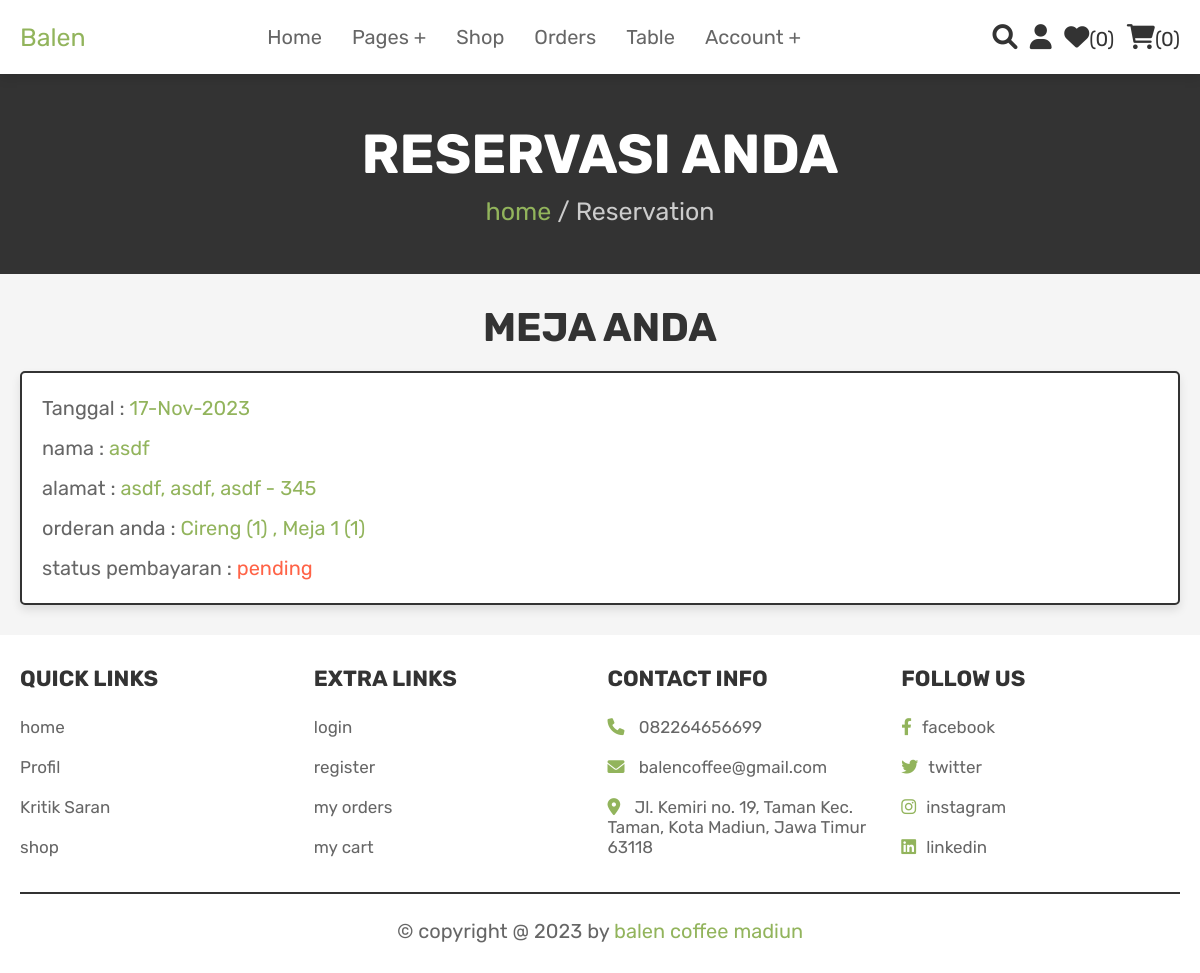
/booked.php (signed in), run on an earlier commit of the app's database.
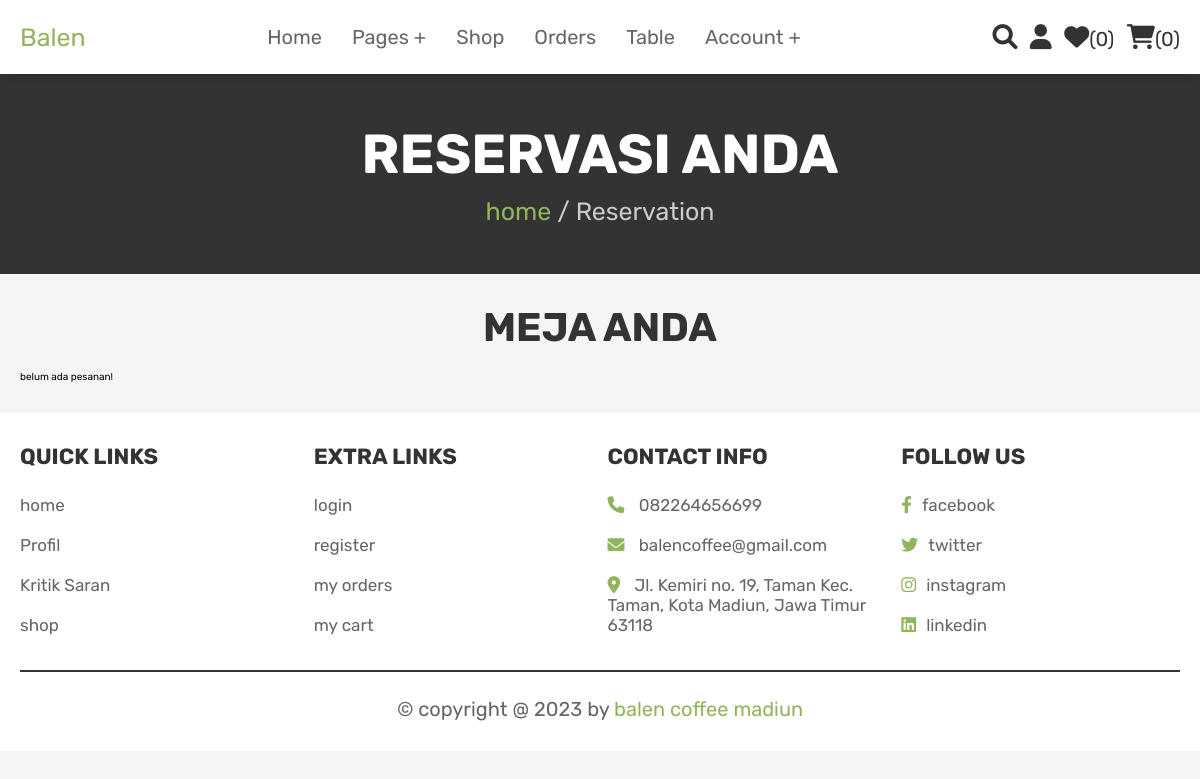
And on a later commit of the database.
### tables this page shows
CREATE TABLE `booked` (
  `id` int(100) NOT NULL,
  `user_id` int(100) NOT NULL,
  `name` varchar(100) NOT NULL,
  `email` varchar(100) NOT NULL,
  `address` varchar(500) NOT NULL,
  `total_products` varchar(1000) NOT NULL,
  `placed_on` varchar(50) NOT NULL,
  `booking_date` date DEFAULT NULL,
  `booking_time` varchar(30) DEFAULT NULL,
  `payment_status` varchar(20) NOT NULL DEFAULT 'pending',
  `type` enum('product','table') NOT NULL
);

### booked.php (the view, shortened to what this page needs)
<?php
@include 'config.php';
$user_id = $_SESSION['user_id'];
?>
<!DOCTYPE html>
<html lang="en">
<head>
   <link rel="stylesheet" href="https://cdnjs.cloudflare.com/ajax/libs/font-awesome/6.0.0/css/all.min.css">
   <link rel="stylesheet" href="css/style.css">
</head>
<body>
<?php @include 'header.php'; ?>
<section class="heading">
    <h3>Reservasi Anda</h3>
    <p> <a href="home.php">home</a> / Reservation </p>
</section>
<section class="placed-orders">
    <h1 class="title">Meja Anda</h1>
    <div class="box-container">
    <?php
        $select_orders = mysqli_query($conn, "SELECT * FROM `booked` WHERE user_id = '$user_id'") or die('query failed');
        if(mysqli_num_rows($select_orders) > 0){
            while($fetch_orders = mysqli_fetch_assoc($select_orders)){
    ?>
    <div class="box">
        <p> Tanggal : <span><?php echo $fetch_orders['placed_on']; ?></span> </p>
        <p> nama : <span><?php echo $fetch_orders['name']; ?></span> </p>
        <p> alamat : <span><?php echo $fetch_orders['address']; ?></span> </p>
        <p> orderan anda : <span><?php echo $fetch_orders['total_products']; ?></span> </p>
        <p> status pembayaran : <span style="color:<?php if($fetch_orders['payment_status'] == 'pending'){echo 'tomato'; }else{echo 'green';} ?>"><?php echo $fetch_orders['payment_status']; ?></span> </p>
    </div>
    <?php
        }
    }else{
        echo '<p class="Kosong">belum ada pesanan!</p>';
    }
    ?>
    </div>
</section>
<?php @include 'footer.php'; ?>
</body>
</html>

What changed in the data, as far as the page shows it:
removed booked: placed_on "17-Nov-2023", name "asdf", address "asdf, asdf, asdf - 345", total_products "Cireng (1) , Meja 1 (1)", payment_status "pending"
Also different on the page:
text now shown: "belum ada pesanan!"
